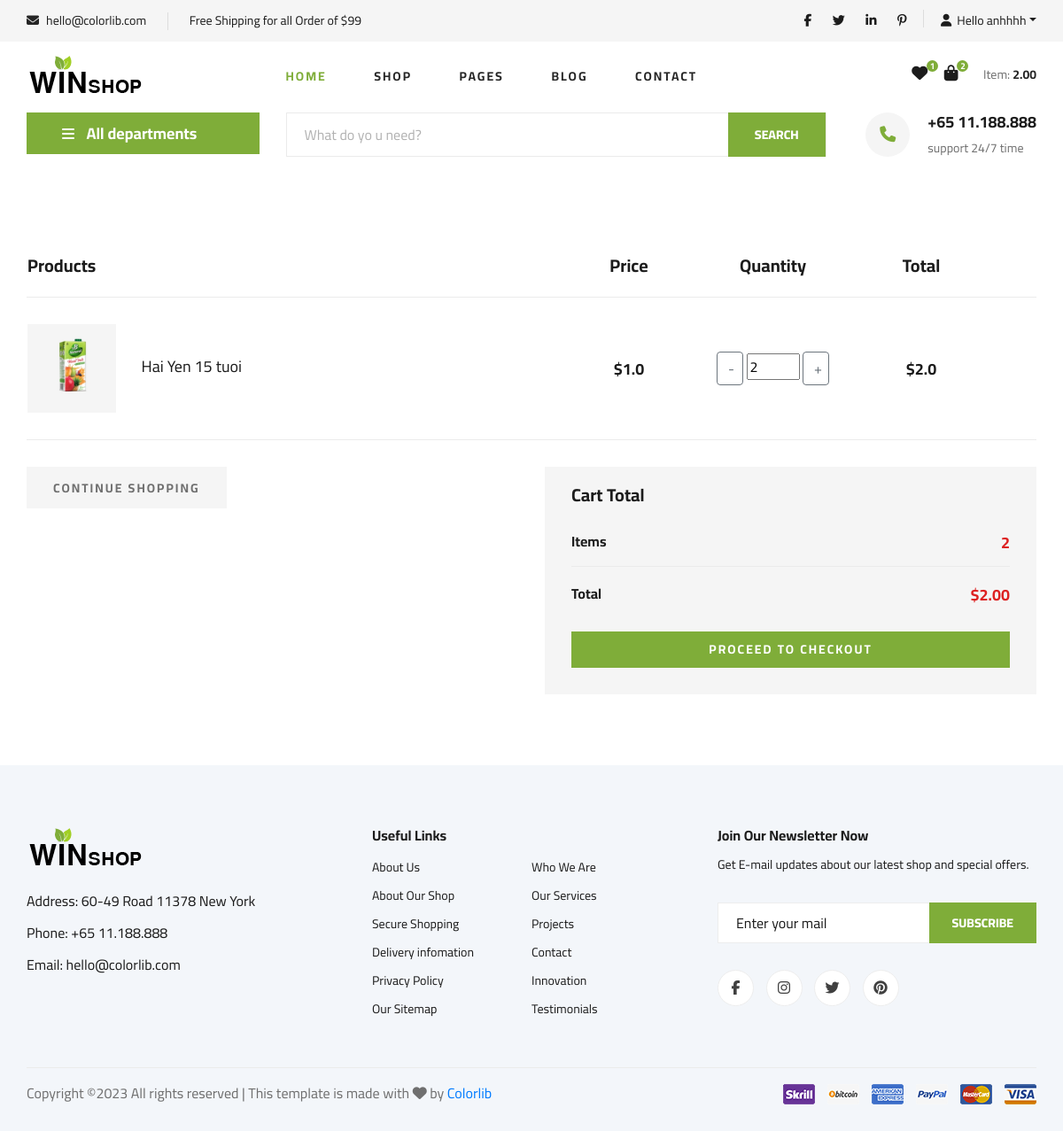
The page /cart/ (signed in) on the database its author committed.
### app/models.py (models this page shows, shortened)
class Order(models.Model):
    customer = models.ForeignKey(User, on_delete=models.SET_NULL, null=True, blank=True)
    date_order = models.DateTimeField(auto_now_add=True)
    complete = models.BooleanField(default=False, null=True, blank=False)
    transaction_id = models.CharField(max_length=200, null=True)
    @property
    def get_cart_item(self):
        orderitems = self.orderitem_set.all()
        total = sum([item.quantity for item in orderitems])
        return total
    @property
    def get_cart_total(self):
        orderitems = self.orderitem_set.all()
        total = sum([item.get_total for item in orderitems])
        return total

class OrderItem(models.Model):
    product = models.ForeignKey(Product, on_delete=models.SET_NULL, null=True, blank=True)
    order = models.ForeignKey(Order, on_delete=models.SET_NULL, null=True, blank=True)
    quantity = models.IntegerField(default=0, null=True, blank=True)
    date_added = models.DateTimeField(auto_now_add=True)
    @property
    def get_total(self):
        total = self.product.price * self.quantity
        return total

class Product(models.Model):
    name = models.CharField(max_length=200, null=True)
    category = models.ManyToManyField(Category, related_name='product_category')
    price = models.FloatField()
    describe = models.CharField(max_length=300, null=True)
    digital = models.BooleanField(default=False, null=True, blank=False)
    image = models.ImageField(null=True, blank=True)
    @property
    def ImageURL(self):
        try:
            url = self.image.url
        except:
            url = ''
        return url

### app/views.py (the view)
# urls.py: path('cart/', views.cart, name="cart"),
def cart(request):
    slide_hidden = "hidden"
    fixed_height = "20px"
    if request.user.is_authenticated:
        customer = request.user
        order, created = Order.objects.get_or_create(customer=customer, complete=False)
        items = order.orderitem_set.all()
        user_not_login = "none"
        user_login = "show"
        for item in items:
            item.total = item.product.price * item.quantity
    else:
        order = None
        items = []
        user_not_login = "show"
        user_login = "none"
    categories = Category.objects.filter(is_sub=False)  # lay cac damh muc lon
    context = {'items': items,
               'order': order,
               'user_login': user_login,
               'user_not_login': user_not_login,
               'categories':categories,
               'slide_hidden': slide_hidden,
               'fixed_height': fixed_height}
    return render(request, 'app/cart.html', context)

### app/templates/app/cart.html
{% extends 'app/base.html' %}
{% load static %}
{% block cart_content %}
    <section class="shoping-cart spad">
        <div class="container">
            <div class="row">
                <div class="col-lg-12">
                    <div class="shoping__cart__table">
                        <table>
                            <thead>
                                <tr>
                                    <th class="shoping__product">Products</th>
                                    <th>Price</th>
                                    <th>Quantity</th>
                                    <th>Total</th>
                                    <th></th>
                                </tr>
                            </thead>
                            <tbody>
                                {% for item in items %}
                                <tr>
                                    <td class="shoping__cart__item">
                                        <img style="height: 100px" src="{{item.product.ImageURL}}" alt="">
                                        <h5>{{item.product.name}}</h5>
                                    </td>
                                    <td class="shoping__cart__price">
                                        ${{item.product.price}}
                                    </td>
                                    <td class="shoping__cart__quantity">
                                        <div class="quantity">
                                            <div class="">
                                                <button data-product={{item.product.id}} data-action="remove" style="width:30px;" class="btn btn-outline-secondary update-btn" type="button">-</button>
                                                <input style="width: 60px;" type="number" value="{{item.quantity}}">
                                                <button data-product={{item.product.id}} data-action="add" style="width:30px;" class="btn btn-outline-secondary update-btn" type="button">+</button>
                                            </div>
                                        </div>
                                    </td>
                                    <td class="shoping__cart__total">
                                        ${{ item.total }}
                                    </td>
                                    <td class="shoping__cart__item__close">
                                    </td>
                                </tr>
                                {% endfor %}
                            </tbody>
                        </table>
                    </div>
                </div>
            </div>
            <div class="row">
                <div class="col-lg-6">
                    <div class="shoping__cart__btns">
                        <a href="{% url 'home' %}" class="primary-btn cart-btn">CONTINUE SHOPPING</a>
                    </div>
                </div>
                <div class="col-lg-6">
                    <div style="margin-top: 0px" class="shoping__checkout">
                        <h5>Cart Total</h5>
                        <ul>
                            <li>Items <span>{{order.get_cart_item}}</span></li>
                            <li>Total <span>${{order.get_cart_total | floatformat:2}}</span></li>
                        </ul>
                        <a href="{% url 'checkout' %}" class="primary-btn">PROCEED TO CHECKOUT</a>
                    </div>
                </div>
            </div>
        </div>
    </section>
{% endblock cart_content %}

### app/templates/app/base.html (shortened to what this page needs)
{% load static %}
<!DOCTYPE html>
<html>
    <head>
        <link rel="stylesheet" href="https://cdnjs.cloudflare.com/ajax/libs/font-awesome/6.4.2/css/all.min.css">
        <link rel="stylesheet" href="{%static 'app/css/bootstrap.min.css' %}">
        <link rel="stylesheet" href="{%static 'app/css/font-awesome.min.css' %}">
        <link rel="stylesheet" href="{%static 'app/css/elegant-icons.css' %}">
        <link rel="stylesheet" href="{%static 'app/css/nice-select.css' %}">
        <link rel="stylesheet" href="{%static 'app/css/jquery-ui.min.css' %}">
        <link rel="stylesheet" href="{%static 'app/css/owl.carousel.min.css' %}">
        <link rel="stylesheet" href="{%static 'app/css/slicknav.min.css' %}">
        <link rel="stylesheet" href="{%static 'app/css/style.css' %}">
        <link rel="stylesheet" href="{%static 'app/sass/style.scss' %}">
    </head>
    <body>
    <header class="header">
        <div class="header__top">
            <div class="container">
                <div class="row">
                    <div class="col-lg-6 col-md-6">
                        <div class="header__top__left">
                            <ul>
                                <li><i class="fa fa-envelope"></i> hello@colorlib.com</li>
                                <li>Free Shipping for all Order of $99</li>
                            </ul>
                        </div>
                    </div>
                    <div class="col-lg-6 col-md-6">
                        <div class="header__top__right">
                            <div class="header__top__right__social">
                                <a href="#"><i class="fa fa-facebook"></i></a>
                                <a href="#"><i class="fa fa-twitter"></i></a>
                                <a href="#"><i class="fa fa-linkedin"></i></a>
                                <a href="#"><i class="fa fa-pinterest-p"></i></a>
                            </div>
                            <div class="header__top__right__auth dropdown " style="display: {{ user_login }}">
                                <a class="dropdown-toggle" type="button" id="dropdownMenuButton" data-bs-toggle="dropdown" aria-haspopup="true"
                                aria-expanded="false"  href="{% url 'login' %} " ><i class="fa fa-user"></i>Hello {{request.user}}</a>
                            </div>
                        </div>
                    </div>
                </div>
            </div>
        </div>
        <div class="container">
            <div class="row">
                <div class="col-lg-3">
                    <div class="header__logo">
                        <a href="{% url 'home' %}"><img src="{% static 'app/images/logo.png'%}" alt=""></a>
                    </div>
                </div>
                <div class="col-lg-6">
                    <nav class="header__menu">
                        <ul>
                            <li class="active"><a href="{% url 'home' %}">Home</a></li>
                            <li><a href="./shop-grid.html">Shop</a></li>
                            <li><a href="#">Pages</a></li>
                            <li><a href="./blog.html">Blog</a></li>
                            <li><a href="{% url 'contact' %}">Contact</a></li>
                        </ul>
                    </nav>
                </div>
                <div class="col-lg-3">
                    <div class="header__cart">
                        <ul>
                            <li><a href="#"><i class="fa fa-heart"></i> <span>1</span></a></li>
                            <li><a href="{% url 'cart' %}"><i class="fa fa-shopping-bag"></i> <span>{{order.get_cart_item}}</span></a></li>
                        </ul>
                        <div class="header__cart__price">Item: <span>{{order.get_cart_total | floatformat:2}}</span></div>
                    </div>
                </div>
            </div>
        </div>
    </header>
    <section class="hero hero-normal">
        <div class="container">
            <div class="row">
                <div class="col-lg-3">
                    <div class="hero__categories">
                        <div class="hero__categories__all">
                            <i class="fa fa-bars"></i>
                            <span>All departments</span>
                        </div>
                    </div>
                </div>
                <div class="col-lg-9 " style="height: {{ fixed_height }}">
                    <div class="hero__search">
                        <div class="hero__search__form">
                            <form method="POST" action="{% url 'search' %}">
                                <input type="text" placeholder="What do yo u need?" name="searched"    >
                                <button type="submit" class="site-btn">SEARCH</button>
                            </form>
                        </div>
                        <div class="hero__search__phone">
                            <div class="hero__search__phone__icon">
                                <i class="fa fa-phone"></i>
                            </div>
                            <div class="hero__search__phone__text">
                                <h5>+65 11.188.888</h5>
                                <span>support 24/7 time</span>
                            </div>
                        </div>
                    </div>
                </div>
            </div>
        </div>
    </section>
          {% block cart_content %}{% endblock cart_content %}
          <footer class="footer spad">
        <div class="container">
            <div class="row">
                <div class="col-lg-3 col-md-6 col-sm-6">
                    <div class="footer__about">
                        <div class="footer__about__logo">
                            <a href="{% url 'home' %}"><img src="{% static 'app/images/logo.png' %}" alt=""></a>
                        </div>
                        <ul>
                            <li>Address: 60-49 Road 11378 New York</li>
                            <li>Phone: +65 11.188.888</li>
                            <li>Email: hello@colorlib.com</li>
                        </ul>
                    </div>
                </div>
                <div class="col-lg-4 col-md-6 col-sm-6 offset-lg-1">
                    <div class="footer__widget">
                        <h6>Useful Links</h6>
                        <ul>
                            <li><a href="#">About Us</a></li>
                            <li><a href="#">About Our Shop</a></li>
                            <li><a href="#">Secure Shopping</a></li>
                            <li><a href="#">Delivery infomation</a></li>
                            <li><a href="#">Privacy Policy</a></li>
                            <li><a href="#">Our Sitemap</a></li>
                        </ul>
                        <ul>
                            <li><a href="#">Who We Are</a></li>
                            <li><a href="#">Our Services</a></li>
                            <li><a href="#">Projects</a></li>
                            <li><a href="#">Contact</a></li>
                            <li><a href="#">Innovation</a></li>
                            <li><a href="#">Testimonials</a></li>
                        </ul>
                    </div>
                </div>
                <div class="col-lg-4 col-md-12">
                    <div class="footer__widget">
                        <h6>Join Our Newsletter Now</h6>
                        <p>Get E-mail updates about our latest shop and special offers.</p>
                        <form action="#">
                            <input type="text" placeholder="Enter your mail">
                            <button type="submit" class="site-btn">Subscribe</button>
                        </form>
                        <div class="footer__widget__social">
                            <a href="#"><i class="fa fa-facebook"></i></a>
                            <a href="#"><i class="fa fa-instagram"></i></a>
                            <a href="#"><i class="fa fa-twitter"></i></a>
                            <a href="#"><i class="fa fa-pinterest"></i></a>
                        </div>
                    </div>
                </div>
            </div>
            <div class="row">
                <div class="col-lg-12">
                    <div class="footer__copyright">
                        <div class="footer__copyright__text"><p>
  Copyright &copy;<script>document.write(new Date().getFullYear());</script> All rights reserved | This template is made with <i class="fa fa-heart" aria-hidden="true"></i> by <a href="https://colorlib.com" target="_blank">Colorlib</a>
  </p></div>
                        <div class="footer__copyright__payment"><img src="{% static 'app/images/payment-item.png' %}" alt=""></div>
                    </div>
                </div>
            </div>
        </div>
    </footer>
    </body>
</html>

### rows shown on the page
Order: get_cart_item "2", get_cart_total "2.00"
OrderItem: product.ImageURL (picture), product.name "Hai Yen 15 tuoi", product.price "1.0", quantity "2", total "2.0"

### other values the page prints
{{ request.user }} "anhhhh"
